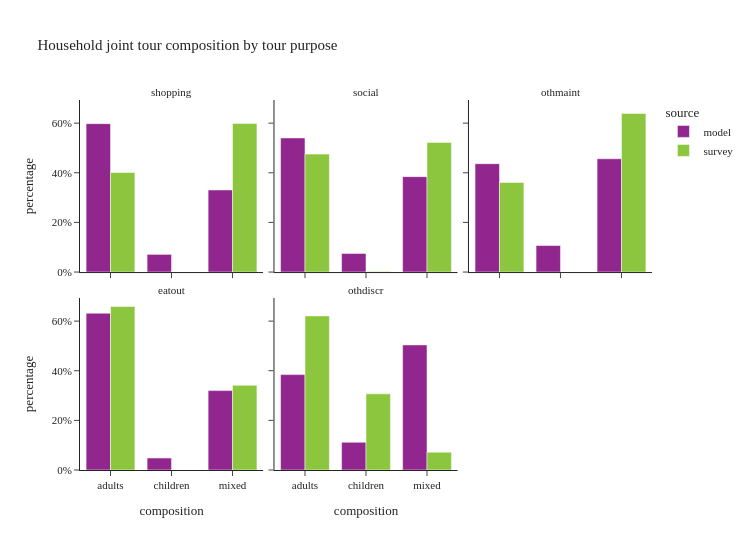

Notebook source saved alongside this figure:
### Code cell
plot_joint_tour_segment(joint_tour_data, 'tour_type', "Household joint tour composition by tour purpose", height=550, facet_col_wrap=3)

### Figure 1 — Plotly figure (JSON) as saved in the notebook; plotly's stock layout.template omitted (floating-point values rounded to 4 significant figures)
{"data": [{"alignmentgroup": "True", "customdata": [[12104], [1442], [6696]], "hovertemplate": "source=model<br>tour_type=shopping<br>composition=%{x}<br>percentage=%{y}<br>sample_size=%{customdata[0]}<extra></extra>", "legendgroup": "model", "marker": {"color": "#91268F", "pattern": {"shape": ""}}, "name": "model", "offsetgroup": "model", "orientation": "v", "showlegend": true, "textposition": "auto", "type": "bar", "x": ["adults", "children", "mixed"], "xaxis": "x4", "y": [0.598, 0.07124, 0.3308], "yaxis": "y4"}, {"alignmentgroup": "True", "customdata": [[6619], [921], [4710]], "hovertemplate": "source=model<br>tour_type=social<br>composition=%{x}<br>percentage=%{y}<br>sample_size=%{customdata[0]}<extra></extra>", "legendgroup": "model", "marker": {"color": "#91268F", "pattern": {"shape": ""}}, "name": "model", "offsetgroup": "model", "orientation": "v", "showlegend": false, "textposition": "auto", "type": "bar", "x": ["adults", "children", "mixed"], "xaxis": "x5", "y": [0.5403, 0.07518, 0.3845], "yaxis": "y5"}, {"alignmentgroup": "True", "customdata": [[9765], [2393], [10209]], "hovertemplate": "source=model<br>tour_type=othmaint<br>composition=%{x}<br>percentage=%{y}<br>sample_size=%{customdata[0]}<extra></extra>", "legendgroup": "model", "marker": {"color": "#91268F", "pattern": {"shape": ""}}, "name": "model", "offsetgroup": "model", "orientation": "v", "showlegend": false, "textposition": "auto", "type": "bar", "x": ["adults", "children", "mixed"], "xaxis": "x6", "y": [0.4366, 0.107, 0.4564], "yaxis": "y6"}, {"alignmentgroup": "True", "customdata": [[9668], [740], [4897]], "hovertemplate": "source=model<br>tour_type=eatout<br>composition=%{x}<br>percentage=%{y}<br>sample_size=%{customdata[0]}<extra></extra>", "legendgroup": "model", "marker": {"color": "#91268F", "pattern": {"shape": ""}}, "name": "model", "offsetgroup": "model", "orientation": "v", "showlegend": false, "textposition": "auto", "type": "bar", "x": ["adults", "children", "mixed"], "xaxis": "x", "y": [0.6317, 0.04835, 0.32], "yaxis": "y"}, {"alignmentgroup": "True", "customdata": [[12757], [3708], [16726]], "hovertemplate": "source=model<br>tour_type=othdiscr<br>composition=%{x}<br>percentage=%{y}<br>sample_size=%{customdata[0]}<extra></extra>", "legendgroup": "model", "marker": {"color": "#91268F", "pattern": {"shape": ""}}, "name": "model", "offsetgroup": "model", "orientation": "v", "showlegend": false, "textposition": "auto", "type": "bar", "x": ["adults", "children", "mixed"], "xaxis": "x2", "y": [0.3844, 0.1117, 0.5039], "yaxis": "y2"}, {"alignmentgroup": "True", "customdata": [[114], [1], [62]], "hovertemplate": "source=survey<br>tour_type=shopping<br>composition=%{x}<br>percentage=%{y}<br>sample_size=%{customdata[0]}<extra></extra>", "legendgroup": "survey", "marker": {"color": "#8CC63E", "pattern": {"shape": ""}}, "name": "survey", "offsetgroup": "survey", "orientation": "v", "showlegend": true, "textposition": "auto", "type": "bar", "x": ["adults", "children", "mixed"], "xaxis": "x4", "y": [0.4009, 7.344e-05, 0.599], "yaxis": "y4"}, {"alignmentgroup": "True", "customdata": [[189], [9], [149]], "hovertemplate": "source=survey<br>tour_type=social<br>composition=%{x}<br>percentage=%{y}<br>sample_size=%{customdata[0]}<extra></extra>", "legendgroup": "survey", "marker": {"color": "#8CC63E", "pattern": {"shape": ""}}, "name": "survey", "offsetgroup": "survey", "orientation": "v", "showlegend": false, "textposition": "auto", "type": "bar", "x": ["adults", "children", "mixed"], "xaxis": "x5", "y": [0.4752, 0.002597, 0.5222], "yaxis": "y5"}, {"alignmentgroup": "True", "customdata": [[47], [33]], "hovertemplate": "source=survey<br>tour_type=othmaint<br>composition=%{x}<br>percentage=%{y}<br>sample_size=%{customdata[0]}<extra></extra>", "legendgroup": "survey", "marker": {"color": "#8CC63E", "pattern": {"shape": ""}}, "name": "survey", "offsetgroup": "survey", "orientation": "v", "showlegend": false, "textposition": "auto", "type": "bar", "x": ["adults", "mixed"], "xaxis": "x6", "y": [0.361, 0.639], "yaxis": "y6"}, {"alignmentgroup": "True", "customdata": [[82], [1], [22]], "hovertemplate": "source=survey<br>tour_type=eatout<br>composition=%{x}<br>percentage=%{y}<br>sample_size=%{customdata[0]}<extra></extra>", "legendgroup": "survey", "marker": {"color": "#8CC63E", "pattern": {"shape": ""}}, "name": "survey", "offsetgroup": "survey", "orientation": "v", "showlegend": false, "textposition": "auto", "type": "bar", "x": ["adults", "children", "mixed"], "xaxis": "x", "y": [0.6586, 0.0001165, 0.3413], "yaxis": "y"}, {"alignmentgroup": "True", "customdata": [[12], [2], [4]], "hovertemplate": "source=survey<br>tour_type=othdiscr<br>composition=%{x}<br>percentage=%{y}<br>sample_size=%{customdata[0]}<extra></extra>", "legendgroup": "survey", "marker": {"color": "#8CC63E", "pattern": {"shape": ""}}, "name": "survey", "offsetgroup": "survey", "orientation": "v", "showlegend": false, "textposition": "auto", "type": "bar", "x": ["adults", "children", "mixed"], "xaxis": "x2", "y": [0.621, 0.307, 0.07199], "yaxis": "y2"}], "layout": {"annotations": [{"font": {}, "showarrow": false, "text": "eatout", "x": 0.16, "xanchor": "center", "xref": "paper", "y": 0.465, "yanchor": "bottom", "yref": "paper"}, {"font": {}, "showarrow": false, "text": "othdiscr", "x": 0.5, "xanchor": "center", "xref": "paper", "y": 0.465, "yanchor": "bottom", "yref": "paper"}, {"font": {}, "showarrow": false, "text": "shopping", "x": 0.16, "xanchor": "center", "xref": "paper", "y": 1.0, "yanchor": "bottom", "yref": "paper"}, {"font": {}, "showarrow": false, "text": "social", "x": 0.5, "xanchor": "center", "xref": "paper", "y": 1.0, "yanchor": "bottom", "yref": "paper"}, {"font": {}, "showarrow": false, "text": "othmaint", "x": 0.84, "xanchor": "center", "xref": "paper", "y": 1.0, "yanchor": "bottom", "yref": "paper"}], "barmode": "group", "height": 550, "legend": {"title": {"text": "source"}, "tracegroupgap": 0}, "title": {"text": "Household joint tour composition by tour purpose"}, "width": 750, "xaxis": {"anchor": "y", "domain": [0.0, 0.32], "title": {"text": "composition"}}, "xaxis2": {"anchor": "y2", "domain": [0.34, 0.66], "matches": "x", "title": {"text": "composition"}}, "xaxis3": {"anchor": "y3", "domain": [0.68, 1.0], "matches": "x", "title": {"text": "composition"}}, "xaxis4": {"anchor": "y4", "domain": [0.0, 0.32], "matches": "x", "showticklabels": false}, "xaxis5": {"anchor": "y5", "domain": [0.34, 0.66], "matches": "x", "showticklabels": false}, "xaxis6": {"anchor": "y6", "domain": [0.68, 1.0], "matches": "x", "showticklabels": false}, "yaxis": {"anchor": "x", "domain": [0.0, 0.465], "tickformat": ".0%", "title": {"text": "percentage"}}, "yaxis2": {"anchor": "x2", "domain": [0.0, 0.465], "matches": "y", "showticklabels": false, "tickformat": ".0%"}, "yaxis3": {"anchor": "x3", "domain": [0.0, 0.465], "matches": "y", "showticklabels": false, "tickformat": ".0%"}, "yaxis4": {"anchor": "x4", "domain": [0.535, 1.0], "matches": "y", "tickformat": ".0%", "title": {"text": "percentage"}}, "yaxis5": {"anchor": "x5", "domain": [0.535, 1.0], "matches": "y", "showticklabels": false, "tickformat": ".0%"}, "yaxis6": {"anchor": "x6", "domain": [0.535, 1.0], "matches": "y", "showticklabels": false, "tickformat": ".0%"}}}
